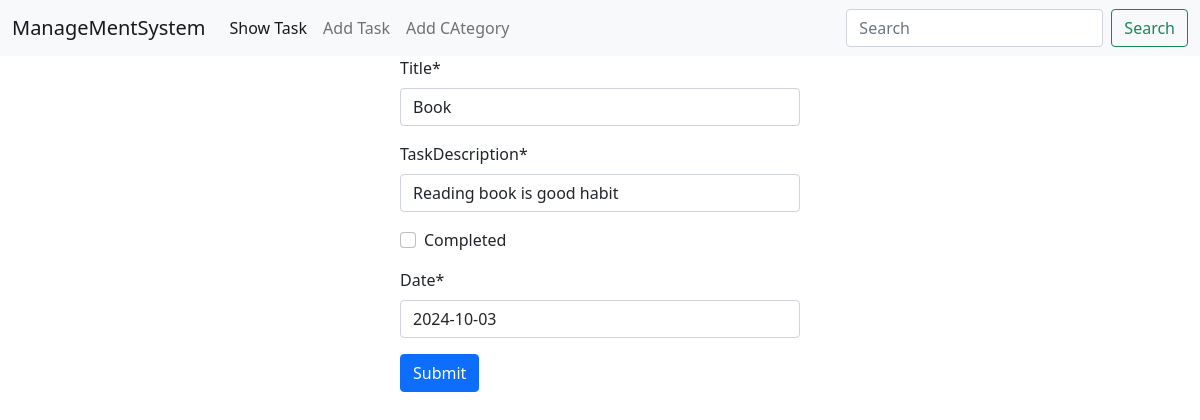
The app's page /task/Task_edit/4 with its own data.
### task/models.py (models this page shows, shortened)
class Task(models.Model):
    title=models.CharField(max_length=50)
    taskDescription=models.CharField(max_length=200)
    completed=models.BooleanField(default=False)
    date=models.DateField()

### task/views.py (the view)
# urls.py: path('Task_edit/<int:id>',views.edit_task,name='edit_task1'),
def edit_task(request,id):
    post=Task.objects.get(pk=id)
    task_form=taskform(instance=post)
    if request.method=='POST':
      task_form=taskform(request.POST,instance=post)
      if task_form.is_valid():
         task_form.save()
         return redirect('homepage')
    return render(request,'task.html',{'task_view':task_form})

### task/forms.py
class taskform (forms.ModelForm):
    class Meta:
        model = Task
        fields = "__all__"

### task/templates/task.html (shortened to what this page needs)
{% extends 'index.html' %}
{% block element %}
{% load crispy_forms_tags %}
  <form method="post" style="width: 400px; margin: auto;">
    {{task_view | crispy}}
    <button class="btn btn-primary">Submit</button>
  </form>
{%endblock%}

### records on screen
Task: title "Book", taskDescription "Reading book is good habit", date "2024-10-03"
